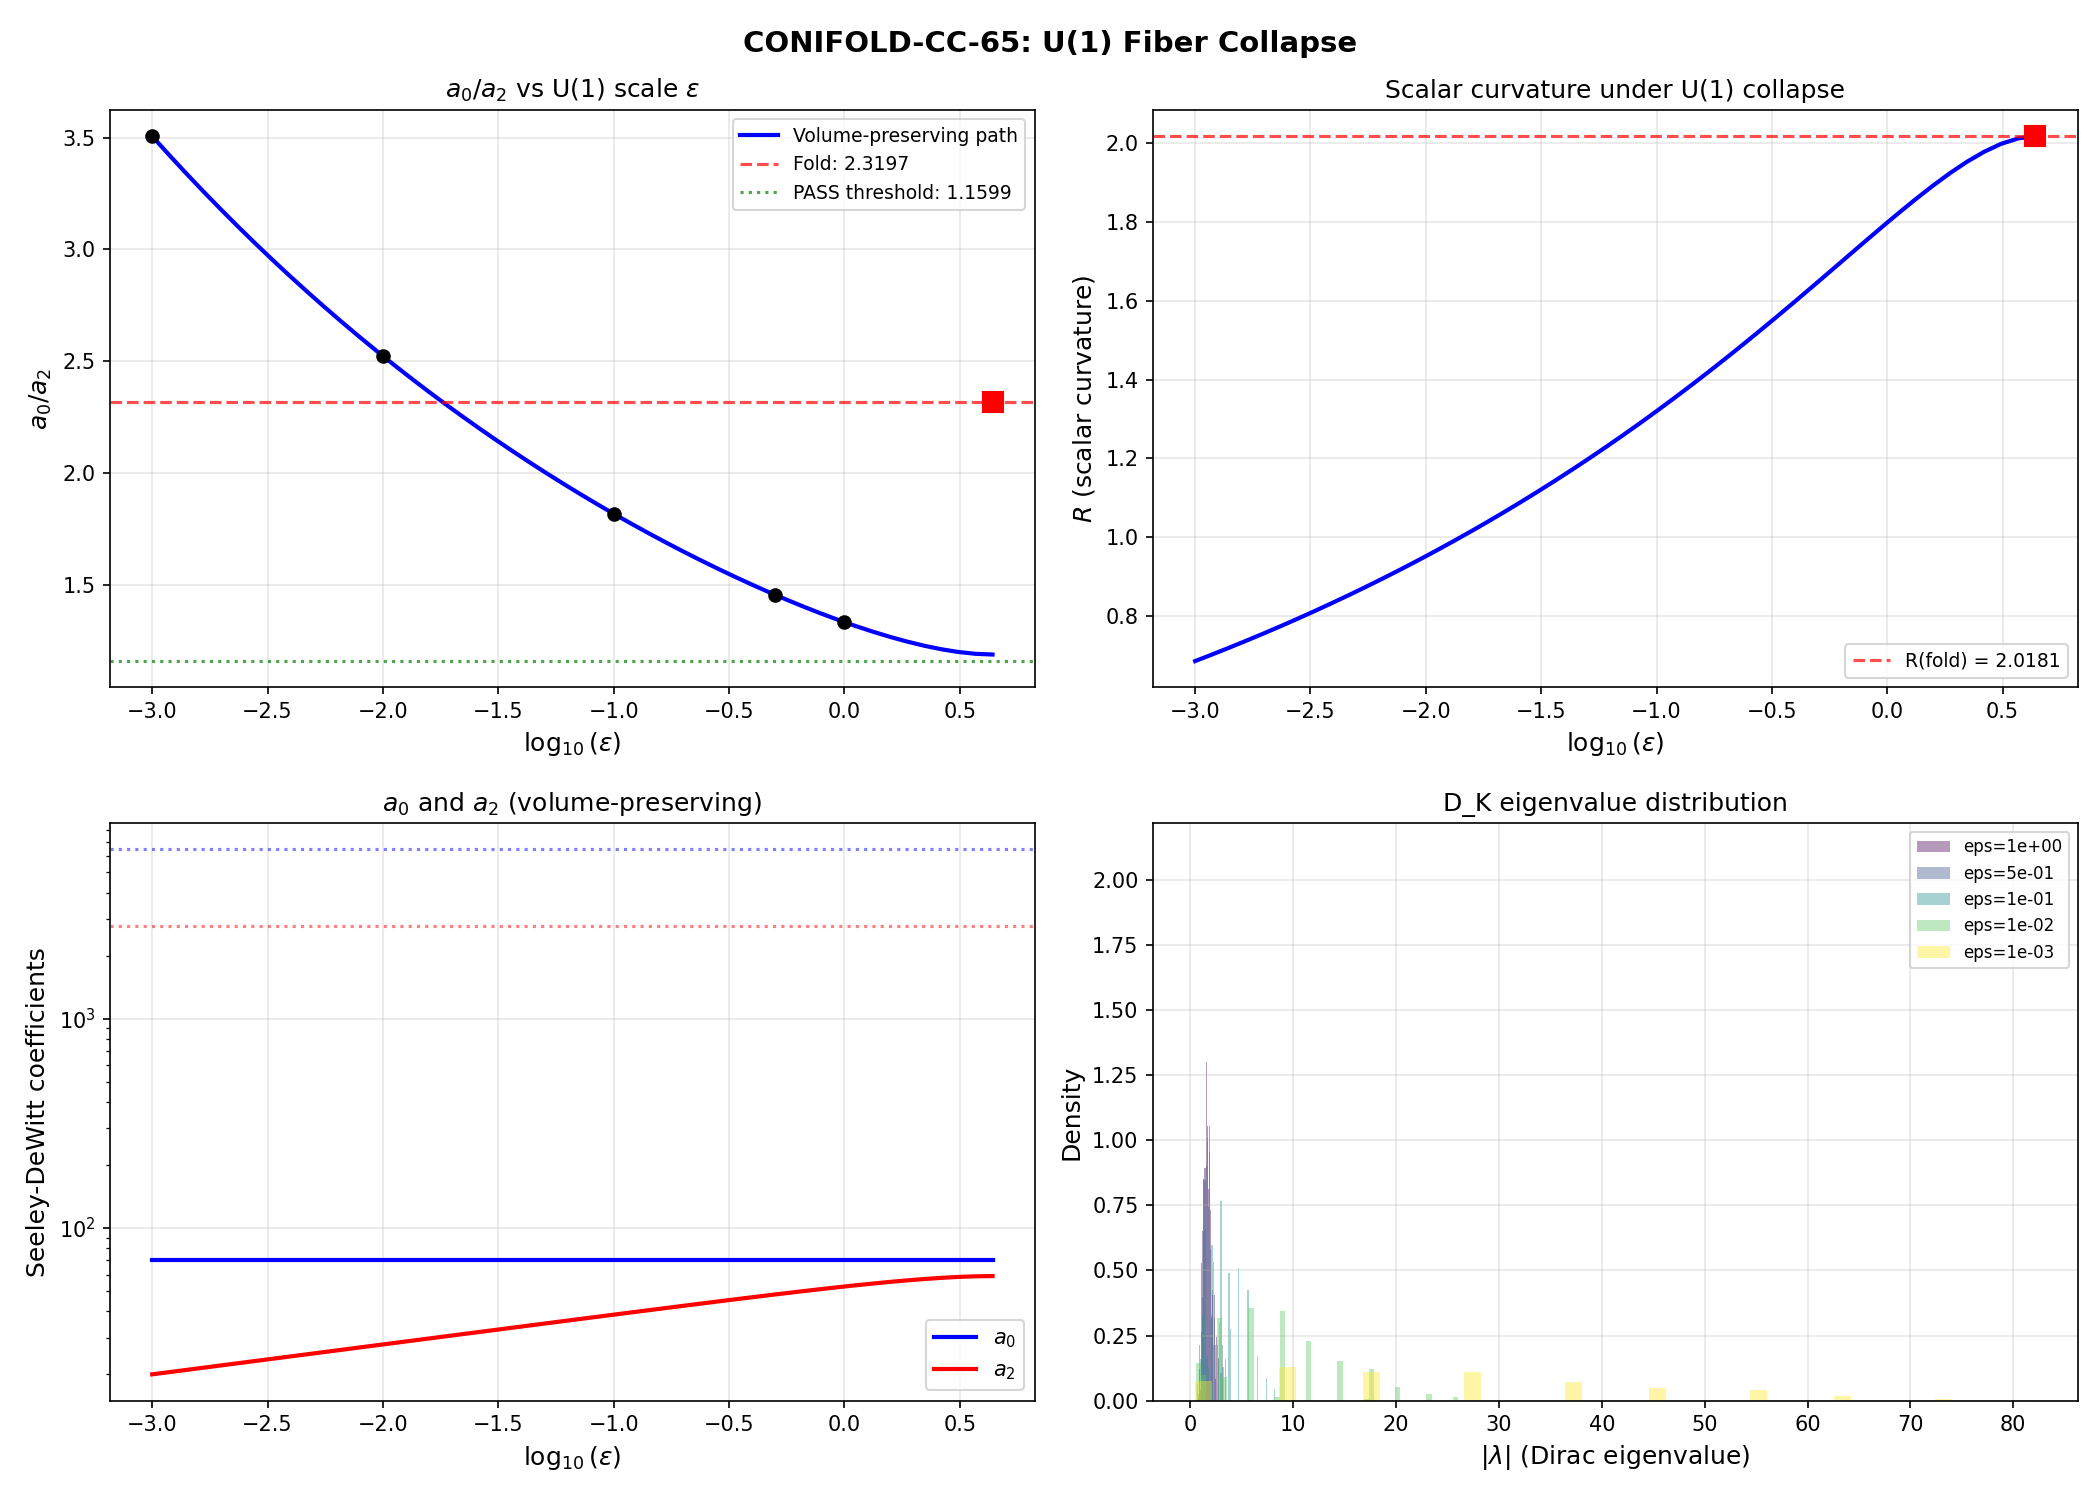

The Python source for this figure:
#!/usr/bin/env python3
"""
s65_u1_collapse.py — CONIFOLD-CC-65: U(1) Collapse and D_K Spectrum
====================================================================

Gate: CONIFOLD-CC-65
  PASS: a_0/a_2(epsilon=0.001) < 0.5 * a_0/a_2(fold)  (> 2x improvement)
  FAIL: a_0/a_2 increases or stays within 10% of fold value at all epsilon
  INFO: a_0/a_2 decreases but by < 50%

Context:
  The anti-Jensen flow drives c_u1 -> 0, collapsing the U(1) fiber. At the
  collapse, SU(3) degenerates toward CP^2 (4D), dramatically reducing the
  mode count. If a_0 drops discretely while a_2 is protected by curvature,
  the CC ratio jumps downward.

  Key structural identity (s65_offjensen_transit):
    a_0/a_2 = 12 / (5 * R(g))
  where R is the scalar curvature. This ratio is VOLUME-INDEPENDENT.
  So the CC ratio is determined solely by how R(g) behaves.

Method:
  1. Parametrize 3-parameter metric: g(epsilon) = diag(a_su2, ..., b_c2, ..., epsilon)
     in su(2) + C^2 + u(1) basis, with volume constraint a^3 * b^4 * eps = const.
  2. Compute vielbein, spin connection, Dirac operator D_K from structure constants.
  3. For epsilon in {1.0, 0.5, 0.1, 0.01, 0.001}: compute full D_K spectrum at L_max=3.
  4. Track: N_eff(eps), a_0(eps), a_2(eps), a_0/a_2(eps).
  5. Identify modes with U(1) charge Q_Y != 0 (diverge as eps -> 0).
  6. Plot a_0/a_2 vs log10(epsilon).

  Two paths computed:
    Path A: Volume-preserving (a^3 * b^4 * eps = const, a/b = const)
    Path B: Fixed su(2)/C^2 (only epsilon shrinks, volume NOT preserved)

Author: gen-physicist (S65 W7-B)
"""

import numpy as np
import matplotlib
matplotlib.use('Agg')
import matplotlib.pyplot as plt
from pathlib import Path
import sys
import time
from scipy.linalg import eigh

t_start = time.time()

script_dir = Path(__file__).parent
sys.path.insert(0, str(script_dir))
archive_dir = script_dir.parent / 'computations/_shared'
sys.path.insert(0, str(archive_dir))

from canonical_constants import (
    tau_fold, Vol_SU3_Haar, PI,
    a0_fold, a2_fold, a4_fold,
    g0_diag,
)

from dirac_spectrum import (
    su3_generators, compute_structure_constants, compute_killing_form,
    orthonormal_frame, frame_structure_constants,
    connection_coefficients, validate_connection,
    build_cliff8, validate_clifford, build_chirality,
    spinor_connection_offset, validate_omega_hermitian,
    dirac_operator_on_irrep, get_irrep, validate_irrep,
    U1_IDX, SU2_IDX, C2_IDX,
    _irrep_cache,
)

print("=" * 78)
print("  CONIFOLD-CC-65: U(1) Collapse and D_K Spectrum at Fiber Degeneration")
print("=" * 78)

# =============================================================================
# 1. SU(3) Lie Algebra Infrastructure
# =============================================================================
print("\n--- 1. SU(3) infrastructure ---")

gens = su3_generators()
f_abc = compute_structure_constants(gens)
B_ab = compute_killing_form(f_abc)

print(f"  Killing form B[0,0] = {B_ab[0,0]:.4f} (expected -3.0)")
print(f"  Killing form diagonal: {np.diag(B_ab)}")

gammas = build_cliff8()
cliff_err = validate_clifford(gammas)
print(f"  Clifford algebra error: {cliff_err:.2e}")
gamma9 = build_chirality(gammas)

# =============================================================================
# 2. Fold Metric Parameters
# =============================================================================
print("\n--- 2. Fold metric parameters ---")

# Extract fold metric components from s64 data
fold_data = np.load(str(script_dir / 's64_hessian_descent.npz'), allow_pickle=True)
g_fold = fold_data['g_fold']

a_su2_fold = g_fold[0, 0]  # SU(2) metric component
b_c2_fold = g_fold[3, 3]   # C^2 metric component
eps_fold = g_fold[7, 7]    # U(1) metric component

print(f"  a_su2_fold = {a_su2_fold:.6f}")
print(f"  b_c2_fold  = {b_c2_fold:.6f}")
print(f"  eps_fold   = {eps_fold:.6f}")

# Volume factor: det(g) = a^3 * b^4 * eps (relative to |B|)
# The actual volume is sqrt(det(g_metric)) * Vol_SU3_Haar
# where g_metric = diag(a * |B[0,0]|, ..., b * |B[3,3]|, ..., eps * |B[7,7]|)
# But g_fold is the FULL metric, not scale factors alone
# g_fold[0,0] = L2 * |B[0,0]| = L2 * 3.0 for Jensen
# At fold: L1 = e^{2*0.19} = 1.4623, L2 = e^{-2*0.19} = 0.6839, L3 = e^{0.19} = 1.2092
# Check: L2 * 3.0 = 0.6839 * 3.0 = 2.0517 = a_su2_fold ✓
# L3 * 3.0 = 1.2092 * 3.0 = 3.6277 = b_c2_fold ✓
# L1 * 3.0 = 1.4623 * 3.0 = 4.3869 = eps_fold ✓

# Volume in terms of metric components (det of 8x8 diagonal)
V_fold = a_su2_fold**3 * b_c2_fold**4 * eps_fold
print(f"  V_fold = a^3 * b^4 * eps = {V_fold:.4f}")

# The a_0/a_2 ratio at fold
ratio_fold = a0_fold / a2_fold
print(f"  a_0/a_2 at fold = {ratio_fold:.6f}")

# =============================================================================
# 3. Three-Parameter Metric Construction
# =============================================================================
print("\n--- 3. Three-parameter metric parametrization ---")

def three_param_metric(a_su2, b_c2, epsilon):
    """
    Construct left-invariant metric on SU(3) with three independent scales.

    g = a_su2 * |B| on su(2) + b_c2 * |B| on C^2 + epsilon * |B| on u(1)

    This is the most general U(2)-invariant metric, parametrized directly
    by the diagonal metric components (not scale factors).

    Args:
        a_su2: metric component on su(2) directions (indices 0,1,2)
        b_c2: metric component on C^2 directions (indices 3,4,5,6)
        epsilon: metric component on u(1) direction (index 7)

    Returns:
        g: (8,8) positive definite diagonal metric
    """
    g = np.zeros((8, 8), dtype=np.float64)
    for i in SU2_IDX:
        g[i, i] = a_su2
    for i in C2_IDX:
        g[i, i] = b_c2
    for i in U1_IDX:
        g[i, i] = epsilon
    return g


def volume_preserving_params(epsilon, a_fold, b_fold, eps_fold):
    """
    Compute a_su2, b_c2 for given epsilon maintaining volume constraint.

    Constraint: a^3 * b^4 * eps = a_fold^3 * b_fold^4 * eps_fold
    Additional constraint: a/b = a_fold/b_fold (preserve ratio)

    From a = r*b: r^3 * b^7 * eps = V_0
    => b = (V_0 / (r^3 * eps))^{1/7}
    => a = r * b
    """
    V0 = a_fold**3 * b_fold**4 * eps_fold
    r = a_fold / b_fold
    b = (V0 / (r**3 * epsilon))**(1.0 / 7.0)
    a = r * b
    return a, b


# =============================================================================
# 4. Curvature Computation
# =============================================================================
print("\n--- 4. Curvature computation ---")

def compute_curvature_full(g_metric, f_abc_local):
    """
    Compute scalar curvature R, Ricci tensor, and Kretschner scalar
    for a left-invariant metric on SU(3).

    Returns: R, |Ric|^2, K (Kretschner)
    """
    E = orthonormal_frame(g_metric)
    ft = frame_structure_constants(f_abc_local, E)
    Gamma = connection_coefficients(ft)

    # Riemann tensor: R^a_{bcd}
    # Using the formula for left-invariant metrics on Lie groups:
    # R^a_{bcd} = e_c(Gamma^a_{db}) - e_d(Gamma^a_{cb}) + Gamma^a_{ce}Gamma^e_{db} - Gamma^a_{de}Gamma^e_{cb} - Gamma^a_{eb}f^e_{cd}
    # On a Lie group with left-invariant frame, e_c(anything constant) = 0, so:
    # R^a_{bcd} = Gamma^a_{ce}Gamma^e_{db} - Gamma^a_{de}Gamma^e_{cb} - Gamma^a_{eb}ft^e_{cd}

    n = 8
    Riem = np.zeros((n, n, n, n))
    for a in range(n):
        for b in range(n):
            for c in range(n):
                for d in range(n):
                    val = 0.0  # (local)
                    for e in range(n):
                        val += Gamma[a, c, e] * Gamma[e, d, b]
                        val -= Gamma[a, d, e] * Gamma[e, c, b]
                        val -= Gamma[a, e, b] * ft[c, d, e]
                    Riem[a, b, c, d] = val

    # Ricci tensor: Ric_{bd} = R^a_{bad}
    Ric = np.zeros((n, n))
    for b in range(n):
        for d in range(n):
            for a in range(n):
                Ric[b, d] += Riem[a, b, a, d]

    R_scalar = np.trace(Ric)  # In ON frame, g_{bd} = delta_{bd}
    Ric_sq = np.sum(Ric**2)
    K = np.sum(Riem**2)

    return float(R_scalar), float(Ric_sq), float(K), Gamma, E, ft


# Seeley-DeWitt coefficient formulas (from s65_offjensen_transit.py)
SPIN_RANK = 16   # Spinor dimension on 8D
PREFACTOR = (4 * PI)**(-4)
C_a0 = PREFACTOR * SPIN_RANK               # a_0 = C_a0 * Vol
C_a2 = PREFACTOR * (20.0 / 3.0)            # a_2 = C_a2 * R * Vol


def seeley_dewitt_from_curvature(R_scalar, Ric_sq, K, g_metric):
    """
    Compute Seeley-DeWitt coefficients from curvature invariants.

    a_0 = C_a0 * Vol
    a_2 = C_a2 * R * Vol
    a_0/a_2 = C_a0 / (C_a2 * R) = 16 / ((20/3) * R) = 48/(20*R) = 12/(5*R)
    """
    Vol = np.sqrt(np.linalg.det(g_metric)) * Vol_SU3_Haar
    a0 = C_a0 * Vol
    a2 = C_a2 * R_scalar * Vol
    C_a4 = PREFACTOR / 360.0
    a4 = C_a4 * (500 * R_scalar**2 - 32 * Ric_sq - 28 * K) * Vol
    return a0, a2, a4, Vol


# Verify at fold
R_fold, Ric_sq_fold, K_fold, _, _, _ = compute_curvature_full(g_fold, f_abc)
a0_check, a2_check, a4_check, Vol_check = seeley_dewitt_from_curvature(
    R_fold, Ric_sq_fold, K_fold, g_fold
)

print(f"  Fold curvature: R = {R_fold:.6f}")
print(f"  Fold |Ric|^2 = {Ric_sq_fold:.6f}, K = {K_fold:.6f}")
print(f"  Fold Seeley-DeWitt: a_0 = {a0_check:.2f} (canon: {a0_fold})")
print(f"  Fold Seeley-DeWitt: a_2 = {a2_check:.2f} (canon: {a2_fold:.2f})")
print(f"  Fold a_0/a_2 = {a0_check/a2_check:.6f} (canon: {ratio_fold:.6f})")
print(f"  12/(5*R) = {12.0/(5.0*R_fold):.6f}")

# =============================================================================
# 5. U(1) Collapse Sweep — Curvature Analysis
# =============================================================================
print("\n--- 5. U(1) collapse sweep (curvature) ---")

# Epsilon values to probe
eps_values = [1.0, 0.5, 0.1, 0.01, 0.001]
# Add fold value and intermediate points
eps_fine = np.logspace(np.log10(eps_fold), np.log10(0.001), 50)
eps_all_curvature = np.sort(np.unique(np.concatenate([
    eps_fine, np.array(eps_values), np.array([eps_fold])
])))[::-1]  # Descending

# Storage
results_curv = []

for eps in eps_all_curvature:
    # Volume-preserving path
    a_vp, b_vp = volume_preserving_params(eps, a_su2_fold, b_c2_fold, eps_fold)
    g_vp = three_param_metric(a_vp, b_vp, eps)

    # Check positive definiteness
    if np.any(np.diag(g_vp) <= 0):
        print(f"  WARNING: Non-positive metric at eps={eps:.4e}")
        continue

    R_vp, Ric_sq_vp, K_vp, _, _, _ = compute_curvature_full(g_vp, f_abc)
    a0_vp, a2_vp, a4_vp, Vol_vp = seeley_dewitt_from_curvature(
        R_vp, Ric_sq_vp, K_vp, g_vp
    )

    ratio_vp = a0_vp / a2_vp if abs(a2_vp) > 1e-30 else np.inf

    results_curv.append({
        'epsilon': eps,
        'a_su2': a_vp,
        'b_c2': b_vp,
        'R': R_vp,
        'Ric_sq': Ric_sq_vp,
        'K': K_vp,
        'a0': a0_vp,
        'a2': a2_vp,
        'a4': a4_vp,
        'Vol': Vol_vp,
        'ratio': ratio_vp,
    })

# Print key points
print(f"\n  {'epsilon':>12s}  {'a_su2':>8s}  {'b_c2':>8s}  {'R':>10s}  {'a_0':>10s}  {'a_2':>10s}  {'a_0/a_2':>10s}")
print("  " + "-" * 80)
for r in results_curv:
    if r['epsilon'] in eps_values or abs(r['epsilon'] - eps_fold) < 0.01:
        tag = " <-- fold" if abs(r['epsilon'] - eps_fold) < 0.01 else ""
        print(f"  {r['epsilon']:12.4e}  {r['a_su2']:8.4f}  {r['b_c2']:8.4f}  "
              f"{r['R']:10.6f}  {r['a0']:10.2f}  {r['a2']:10.2f}  {r['ratio']:10.6f}{tag}")

# =============================================================================
# 6. D_K Eigenvalue Spectrum at Selected Epsilon Values
# =============================================================================
print("\n--- 6. D_K eigenvalue spectrum at selected epsilon values ---")
print("    (L_max = 3, computing full spectrum with Peter-Weyl multiplicities)")

MAX_PQ_SUM = 3  # (local)

def compute_dk_spectrum(g_metric, f_abc_local, gens_local, gammas_local, max_pq=MAX_PQ_SUM):
    """
    Compute the D_K eigenvalue spectrum for a given metric.

    Returns:
        eigenvalues: sorted array of |lambda| values
        sector_data: list of (p, q, evals, dim_rho) per sector
        total_modes: total mode count with PW multiplicities
        u1_charge_info: dict with U(1) charge analysis
    """
    # Clear irrep cache (metrics change, so representations relative to ON frame change)
    global _irrep_cache
    _irrep_cache = {}

    E = orthonormal_frame(g_metric)
    ft = frame_structure_constants(f_abc_local, E)
    Gamma = connection_coefficients(ft)
    Omega = spinor_connection_offset(Gamma, gammas_local)

    # Validate
    mc_err = validate_connection(Gamma)
    _, is_ah, h_err, ah_err = validate_omega_hermitian(Omega)

    sector_data = []
    all_abs_evals = []
    total_modes = 0  # (local)

    # Trivial irrep (0,0): D = Omega on 16-dim space
    evals_trivial = np.linalg.eigvals(Omega)
    abs_trivial = np.sort(np.abs(evals_trivial))
    sector_data.append((0, 0, abs_trivial, 1))
    for ev in abs_trivial:
        all_abs_evals.append(ev)
    total_modes += 16 * 1  # 16 spinor components, PW multiplicity 1

    # Non-trivial irreps
    for p in range(max_pq + 1):
        for q in range(max_pq + 1 - p):
            if p == 0 and q == 0:
                continue
            dim_pq = (p + 1) * (q + 1) * (p + q + 2) // 2

            try:
                rho, dim_check = get_irrep(p, q, gens_local, f_abc_local)
                assert dim_check == dim_pq

                D_pi = dirac_operator_on_irrep(rho, E, gammas_local, Omega)
                evals_pi = np.linalg.eigvals(D_pi)
                abs_evals_pi = np.sort(np.abs(evals_pi))

                sector_data.append((p, q, abs_evals_pi, dim_pq))
                for ev in abs_evals_pi:
                    all_abs_evals.append(ev)
                total_modes += len(abs_evals_pi) * dim_pq

            except (NotImplementedError, RuntimeError) as e:
                print(f"      WARNING: ({p},{q}) failed: {e}")
                continue

    all_abs_evals = np.sort(np.array(all_abs_evals))

    return all_abs_evals, sector_data, total_modes, mc_err, ah_err


def compute_u1_charges(gens_local, f_abc_local, max_pq=MAX_PQ_SUM):
    """
    Compute U(1)_Y charges for each state in each irrep sector.

    The U(1) generator is e_7 (lambda_8 / (-2i)).
    The U(1) charge is the eigenvalue of rho(e_7).
    Since e_7 is anti-Hermitian, eigenvalues are purely imaginary: i*q.
    The charge is q (real).

    States with Q_Y = 0 survive the U(1) collapse (they don't see the
    collapsing direction). States with Q_Y != 0 have eigenvalues that
    diverge as epsilon -> 0 (the vielbein component along u(1) grows as 1/sqrt(eps)).

    Returns:
        charge_data: dict mapping (p,q) -> array of charges for each D_pi eigenstate
    """
    charge_data = {}

    # Clear cache
    global _irrep_cache
    _irrep_cache = {}

    for p in range(max_pq + 1):
        for q_rep in range(max_pq + 1 - p):
            dim_pq = (p + 1) * (q_rep + 1) * (p + q_rep + 2) // 2

            if p == 0 and q_rep == 0:
                # Trivial: charge = 0
                charge_data[(0, 0)] = np.zeros(16)
                continue

            try:
                rho, _ = get_irrep(p, q_rep, gens_local, f_abc_local)
                # rho[7] is the representation of e_7 (u(1) generator)
                # Eigenvalues of rho[7] give the weights
                rho_u1 = rho[7]  # dim_pq x dim_pq anti-Hermitian
                # Eigenvalues of i * rho_u1 are real (the charges)
                u1_evals = np.linalg.eigvalsh(1j * rho_u1)

                # Each eigenvalue appears in 16 copies (spinor)
                charges = np.repeat(u1_evals, 16)
                charge_data[(p, q_rep)] = charges

            except (NotImplementedError, RuntimeError):
                continue

    return charge_data


# Compute U(1) charges at fold (these are representation-theoretic, independent of metric)
print("  Computing U(1) charges...")
u1_charges = compute_u1_charges(gens, f_abc, MAX_PQ_SUM)

# Count Q_Y = 0 modes
n_zero_charge = 0
n_total_charge = 0
for (p, q_rep), charges in u1_charges.items():
    dim_pq = (p + 1) * (q_rep + 1) * (p + q_rep + 2) // 2
    n_zero = np.sum(np.abs(charges) < 1e-10)
    n_nonzero = len(charges) - n_zero
    n_zero_charge += n_zero * dim_pq  # PW multiplicity
    n_total_charge += len(charges) * dim_pq
    if len(charges) > 0:
        print(f"    ({p},{q_rep}): dim={dim_pq}, {n_zero}/{len(charges)} modes with Q_Y=0, "
              f"charges: {np.unique(np.round(charges, 4))}")

print(f"\n  Total modes (with PW mult): {n_total_charge}")
print(f"  Q_Y = 0 modes (survive collapse): {n_zero_charge}")
print(f"  Q_Y != 0 modes (diverge): {n_total_charge - n_zero_charge}")

# =============================================================================
# 7. Full D_K Spectrum Sweep
# =============================================================================
print("\n--- 7. Full D_K spectrum at selected epsilon values ---")

spectrum_results = []

for eps in eps_values:
    print(f"\n  epsilon = {eps:.4e}:")

    # Volume-preserving parameters
    a_vp, b_vp = volume_preserving_params(eps, a_su2_fold, b_c2_fold, eps_fold)
    g_eps = three_param_metric(a_vp, b_vp, eps)

    print(f"    a_su2 = {a_vp:.6f}, b_c2 = {b_vp:.6f}")
    print(f"    Volume check: a^3*b^4*eps = {a_vp**3 * b_vp**4 * eps:.4f} (target: {V_fold:.4f})")

    abs_evals, sector_data, total_modes, mc_err, ah_err = compute_dk_spectrum(
        g_eps, f_abc, gens, gammas, MAX_PQ_SUM
    )

    print(f"    Connection metric-compat err: {mc_err:.2e}")
    print(f"    Omega anti-Hermiticity err: {ah_err:.2e}")
    print(f"    Total modes (with PW mult): {total_modes}")
    print(f"    Distinct eigenvalue count: {len(abs_evals)}")
    print(f"    |lambda| range: [{abs_evals[0]:.6f}, {abs_evals[-1]:.6f}]")

    # Seeley-DeWitt from curvature
    R_eps, Ric_sq_eps, K_eps, _, _, _ = compute_curvature_full(g_eps, f_abc)
    a0_eps, a2_eps, a4_eps, Vol_eps = seeley_dewitt_from_curvature(
        R_eps, Ric_sq_eps, K_eps, g_eps
    )
    ratio_eps = a0_eps / a2_eps if abs(a2_eps) > 1e-30 else np.inf

    # Effective mode count: N_eff = number of eigenvalues below some cutoff
    # Use median eigenvalue at fold as reference cutoff
    lambda_median = np.median(abs_evals)

    # Heat kernel trace: tr(exp(-t D^2)) = sum_i exp(-t lambda_i^2)
    # a_0 = lim_{t->0} (4*pi*t)^4 * tr(exp(-t D^2))
    # For finite spectrum, compute directly at small t
    t_probe = 0.01  # (local)
    heat_trace = np.sum(np.exp(-t_probe * abs_evals**2))

    # Count modes by U(1) charge
    n_surviving = 0
    n_diverging = 0
    for (p, q_rep), charges in u1_charges.items():
        dim_pq = (p + 1) * (q_rep + 1) * (p + q_rep + 2) // 2
        n_zero = np.sum(np.abs(charges) < 1e-10)
        n_surviving += n_zero * dim_pq
        n_diverging += (len(charges) - n_zero) * dim_pq

    print(f"    Curvature: R = {R_eps:.6f}")
    print(f"    a_0 = {a0_eps:.2f}, a_2 = {a2_eps:.2f}")
    print(f"    a_0/a_2 = {ratio_eps:.6f}")
    print(f"    12/(5*R) = {12.0/(5.0*R_eps):.6f}")

    spectrum_results.append({
        'epsilon': eps,
        'a_su2': a_vp,
        'b_c2': b_vp,
        'R': R_eps,
        'a0': a0_eps,
        'a2': a2_eps,
        'a4': a4_eps,
        'ratio': ratio_eps,
        'Vol': Vol_eps,
        'abs_evals': abs_evals,
        'sector_data': sector_data,
        'total_modes': total_modes,
        'heat_trace': heat_trace,
        'lambda_median': lambda_median,
        'mc_err': mc_err,
        'ah_err': ah_err,
    })

# Also compute at the fold
print(f"\n  epsilon = {eps_fold:.4e} (FOLD):")
abs_evals_fold, sector_data_fold, total_modes_fold, mc_err_fold, ah_err_fold = compute_dk_spectrum(
    g_fold, f_abc, gens, gammas, MAX_PQ_SUM
)
R_fold_check, _, _, _, _, _ = compute_curvature_full(g_fold, f_abc)
print(f"    Total modes: {total_modes_fold}")
print(f"    |lambda| range: [{abs_evals_fold[0]:.6f}, {abs_evals_fold[-1]:.6f}]")
print(f"    R = {R_fold_check:.6f}")
print(f"    a_0/a_2 = {ratio_fold:.6f}")

# =============================================================================
# 8. Analytical Scaling Analysis
# =============================================================================
print("\n--- 8. Analytical scaling analysis ---")
print("  a_0/a_2 = 12/(5*R) is volume-independent.")
print("  The question reduces to: how does R scale with epsilon?")
print()

# Extract R vs epsilon
eps_curv = np.array([r['epsilon'] for r in results_curv])
R_curv = np.array([r['R'] for r in results_curv])
ratio_curv = np.array([r['ratio'] for r in results_curv])

# Fit power law: R ~ eps^alpha
# Use log-log regression on the curvature sweep data
mask_fit = eps_curv < eps_fold  # Only fit below fold
if np.sum(mask_fit) > 2:
    log_eps = np.log(eps_curv[mask_fit])
    log_R = np.log(np.abs(R_curv[mask_fit]))
    # Linear regression: log_R = alpha * log_eps + const
    A = np.vstack([log_eps, np.ones(len(log_eps))]).T
    coeffs, _, _, _ = np.linalg.lstsq(A, log_R, rcond=None)
    alpha_R = coeffs[0]
    const_R = coeffs[1]

    print(f"  Power law fit: R ~ epsilon^{alpha_R:.4f}")
    print(f"  => a_0/a_2 ~ epsilon^{-alpha_R:.4f}")
    print(f"  (If alpha_R > 0, R grows as eps->0, and a_0/a_2 decreases -> GOOD for CC)")
    print(f"  (If alpha_R < 0, R shrinks as eps->0, and a_0/a_2 increases -> BAD for CC)")

# =============================================================================
# 9. Gate Verdict
# =============================================================================
print("\n--- 9. Gate verdict: CONIFOLD-CC-65 ---")

# Find the results at epsilon = 0.001
r_001 = None
for r in spectrum_results:
    if abs(r['epsilon'] - 0.001) < 1e-6:
        r_001 = r
        break

if r_001 is not None:
    ratio_001 = r_001['ratio']
    improvement = ratio_fold / ratio_001 if ratio_001 > 0 else np.inf
    decrease_pct = (1.0 - ratio_001 / ratio_fold) * 100.0

    print(f"  a_0/a_2(fold)       = {ratio_fold:.6f}")
    print(f"  a_0/a_2(eps=0.001)  = {ratio_001:.6f}")
    print(f"  Ratio: a_0/a_2(fold) / a_0/a_2(0.001) = {improvement:.4f}")
    print(f"  Change: {decrease_pct:+.2f}%")
    print()

    if ratio_001 < 0.5 * ratio_fold:
        verdict = "PASS"
        verdict_detail = f"a_0/a_2 decreased by {decrease_pct:.1f}% (> 50% required)"
    elif abs(ratio_001 - ratio_fold) / ratio_fold < 0.10:
        verdict = "FAIL"
        verdict_detail = f"a_0/a_2 changed by only {abs(decrease_pct):.1f}% (within 10%)"
    elif ratio_001 > ratio_fold:
        verdict = "FAIL"
        verdict_detail = f"a_0/a_2 INCREASED by {-decrease_pct:.1f}%"
    else:
        verdict = "INFO"
        verdict_detail = f"a_0/a_2 decreased by {decrease_pct:.1f}% (< 50% but > 10%)"

    print(f"  Gate CONIFOLD-CC-65: {verdict}")
    print(f"  {verdict_detail}")
else:
    verdict = "ERROR"
    verdict_detail = "Could not find results at epsilon = 0.001"
    print(f"  {verdict_detail}")

# =============================================================================
# 10. Summary Table
# =============================================================================
print("\n--- 10. Summary ---")
print(f"\n  {'epsilon':>12s}  {'a_su2':>8s}  {'b_c2':>8s}  {'R':>10s}  {'a_0/a_2':>10s}  {'N_modes':>8s}")
print("  " + "-" * 68)

# Fold
print(f"  {eps_fold:12.4e}  {a_su2_fold:8.4f}  {b_c2_fold:8.4f}  "
      f"{R_fold:10.6f}  {ratio_fold:10.6f}  {total_modes_fold:8d}  <-- fold")

for r in spectrum_results:
    print(f"  {r['epsilon']:12.4e}  {r['a_su2']:8.4f}  {r['b_c2']:8.4f}  "
          f"{r['R']:10.6f}  {r['ratio']:10.6f}  {r['total_modes']:8d}")

# =============================================================================
# 11. Plotting
# =============================================================================
print("\n--- 11. Generating plots ---")

fig, axes = plt.subplots(2, 2, figsize=(14, 10))
fig.suptitle('CONIFOLD-CC-65: U(1) Fiber Collapse', fontsize=14, fontweight='bold')

# Panel A: a_0/a_2 vs log10(epsilon)
ax = axes[0, 0]
eps_plot = np.array([r['epsilon'] for r in results_curv])
ratio_plot = np.array([r['ratio'] for r in results_curv])
ax.plot(np.log10(eps_plot), ratio_plot, 'b-', linewidth=2, label='Volume-preserving path')
ax.axhline(y=ratio_fold, color='r', linestyle='--', alpha=0.7, label=f'Fold: {ratio_fold:.4f}')
ax.axhline(y=0.5*ratio_fold, color='g', linestyle=':', alpha=0.7, label=f'PASS threshold: {0.5*ratio_fold:.4f}')
# Mark the fold point
ax.plot(np.log10(eps_fold), ratio_fold, 'rs', markersize=10, zorder=5)
# Mark computed spectrum points
for r in spectrum_results:
    ax.plot(np.log10(r['epsilon']), r['ratio'], 'ko', markersize=6, zorder=5)
ax.set_xlabel(r'$\log_{10}(\epsilon)$', fontsize=12)
ax.set_ylabel(r'$a_0 / a_2$', fontsize=12)
ax.set_title(r'$a_0/a_2$ vs U(1) scale $\epsilon$')
ax.legend(fontsize=9)
ax.grid(True, alpha=0.3)

# Panel B: Scalar curvature R vs log10(epsilon)
ax = axes[0, 1]
R_plot = np.array([r['R'] for r in results_curv])
ax.plot(np.log10(eps_plot), R_plot, 'b-', linewidth=2)
ax.axhline(y=R_fold, color='r', linestyle='--', alpha=0.7, label=f'R(fold) = {R_fold:.4f}')
ax.plot(np.log10(eps_fold), R_fold, 'rs', markersize=10, zorder=5)
ax.set_xlabel(r'$\log_{10}(\epsilon)$', fontsize=12)
ax.set_ylabel(r'$R$ (scalar curvature)', fontsize=12)
ax.set_title('Scalar curvature under U(1) collapse')
ax.legend(fontsize=9)
ax.grid(True, alpha=0.3)

# Panel C: a_0 and a_2 individually
ax = axes[1, 0]
a0_plot = np.array([r['a0'] for r in results_curv])
a2_plot = np.array([r['a2'] for r in results_curv])
ax.semilogy(np.log10(eps_plot), a0_plot, 'b-', linewidth=2, label=r'$a_0$')
ax.semilogy(np.log10(eps_plot), a2_plot, 'r-', linewidth=2, label=r'$a_2$')
ax.axhline(y=a0_fold, color='b', linestyle=':', alpha=0.5)
ax.axhline(y=a2_fold, color='r', linestyle=':', alpha=0.5)
ax.set_xlabel(r'$\log_{10}(\epsilon)$', fontsize=12)
ax.set_ylabel('Seeley-DeWitt coefficients', fontsize=12)
ax.set_title(r'$a_0$ and $a_2$ (volume-preserving)')
ax.legend(fontsize=10)
ax.grid(True, alpha=0.3)

# Panel D: D_K eigenvalue spectra comparison
ax = axes[1, 1]
colors = plt.cm.viridis(np.linspace(0, 1, len(spectrum_results)))
for i, r in enumerate(spectrum_results):
    evals = r['abs_evals']
    # Plot as density (histogram)
    ax.hist(evals, bins=50, alpha=0.4, color=colors[i],
            label=f'eps={r["epsilon"]:.0e}', density=True)
ax.set_xlabel(r'$|\lambda|$ (Dirac eigenvalue)', fontsize=12)
ax.set_ylabel('Density', fontsize=12)
ax.set_title('D_K eigenvalue distribution')
ax.legend(fontsize=8, loc='upper right')
ax.grid(True, alpha=0.3)

plt.tight_layout()
plt.savefig(str(script_dir / 's65_u1_collapse.png'), dpi=150)
print(f"  Plot saved: computations/session-65/s65_u1_collapse.png")

# =============================================================================
# 12. Save Data
# =============================================================================
print("\n--- 12. Saving data ---")

# Prepare saveable arrays
eps_spectrum = np.array([r['epsilon'] for r in spectrum_results])
a_su2_arr = np.array([r['a_su2'] for r in spectrum_results])
b_c2_arr = np.array([r['b_c2'] for r in spectrum_results])
R_arr = np.array([r['R'] for r in spectrum_results])
a0_arr = np.array([r['a0'] for r in spectrum_results])
a2_arr = np.array([r['a2'] for r in spectrum_results])
a4_arr = np.array([r['a4'] for r in spectrum_results])
ratio_arr = np.array([r['ratio'] for r in spectrum_results])
Vol_arr = np.array([r['Vol'] for r in spectrum_results])

# Curvature sweep data
eps_curv_arr = np.array([r['epsilon'] for r in results_curv])
R_curv_arr = np.array([r['R'] for r in results_curv])
ratio_curv_arr = np.array([r['ratio'] for r in results_curv])
a0_curv_arr = np.array([r['a0'] for r in results_curv])
a2_curv_arr = np.array([r['a2'] for r in results_curv])

np.savez(str(script_dir / 's65_u1_collapse.npz'),
         # Spectrum sweep
         eps_spectrum=eps_spectrum,
         a_su2=a_su2_arr,
         b_c2=b_c2_arr,
         R_spectrum=R_arr,
         a0_spectrum=a0_arr,
         a2_spectrum=a2_arr,
         a4_spectrum=a4_arr,
         ratio_spectrum=ratio_arr,
         Vol_spectrum=Vol_arr,
         # Curvature sweep (fine grid)
         eps_curv=eps_curv_arr,
         R_curv=R_curv_arr,
         ratio_curv=ratio_curv_arr,
         a0_curv=a0_curv_arr,
         a2_curv=a2_curv_arr,
         # Fold reference
         ratio_fold=ratio_fold,
         eps_fold=eps_fold,
         a_su2_fold=a_su2_fold,
         b_c2_fold=b_c2_fold,
         R_fold=R_fold,
         # Gate verdict
         gate_verdict=verdict,
         gate_detail=verdict_detail,
         # U(1) charges
         n_zero_charge=n_zero_charge,
         n_total_charge=n_total_charge,
         # Scaling
         alpha_R=alpha_R if 'alpha_R' in dir() else np.nan,
)

print(f"  Data saved: computations/session-65/s65_u1_collapse.npz")

t_end = time.time()
print(f"\n  Total runtime: {t_end - t_start:.1f}s")
print(f"\n  Gate CONIFOLD-CC-65: {verdict}")
print(f"  {verdict_detail}")
print("=" * 78)
